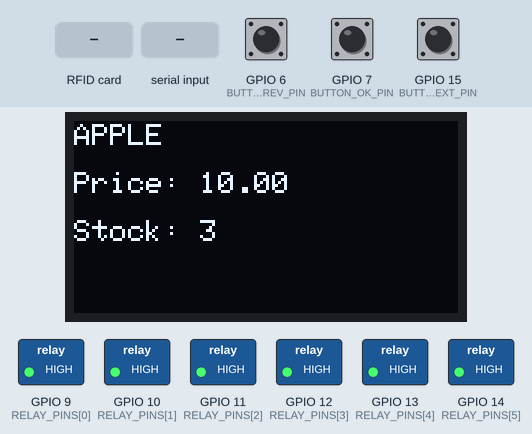
Bench run of a sketch on a simulated ESP32-S3. Parts: 128×64 one-colour display, switched loads named in the sketch (green lamp = pin HIGH). The test bench sets the inputs (shaded band); at power-on: GPIO 7 (BUTTON_OK_PIN) HIGH, GPIO 15 (BUTTON_NEXT_PIN) HIGH, GPIO 6 (BUTTON_PREV_PIN) HIGH.

Above: at 1.3 s.
1.4 s: RFID card 5E 7A 19 C4 held to the reader
At 4.2 s:
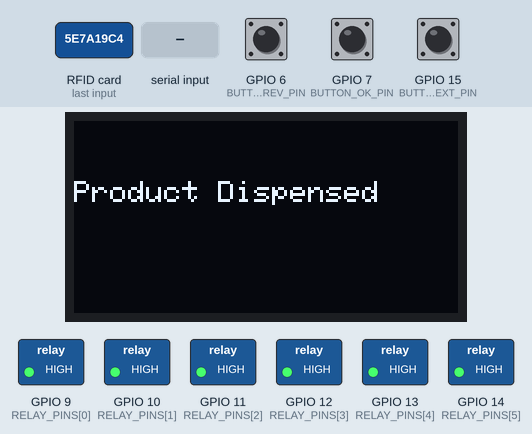
4.4 s: GPIO 7 (BUTTON_OK_PIN) pulled LOW for 3.2 s
At 8.9 s:
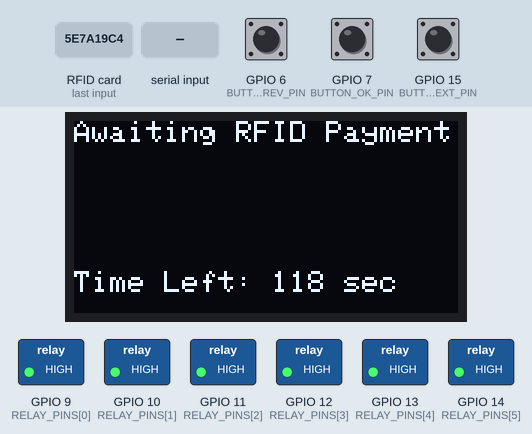
10.0 s: GPIO 15 (BUTTON_NEXT_PIN) pulled LOW for 1 s
At 12.3 s:
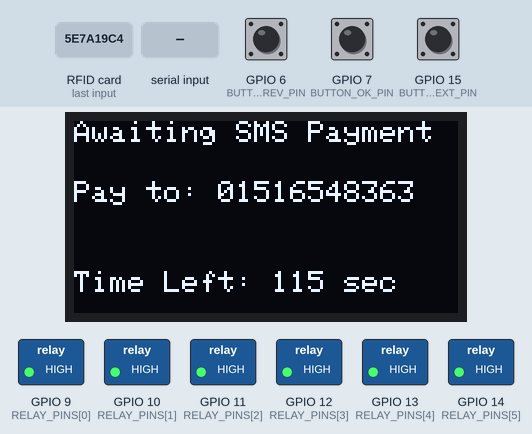
12.5 s: "You have received\n" received over the second serial link
At 13.5 s:
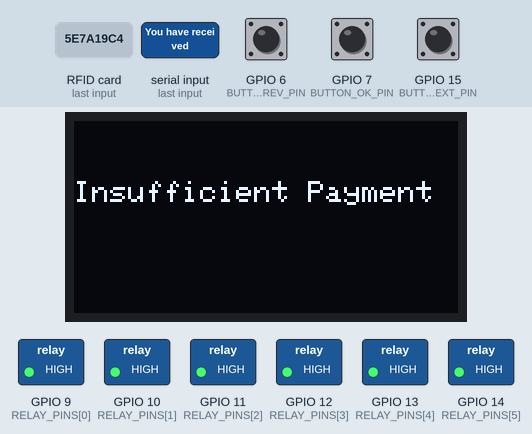
15.5 s: GPIO 7 (BUTTON_OK_PIN) pulled LOW for 0.15 s
At 16.4 s:
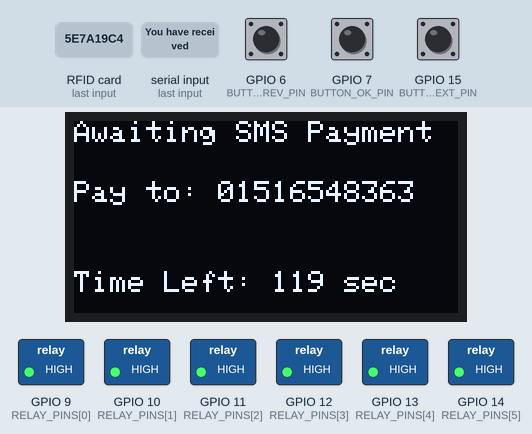
17.3 s: GPIO 15 (BUTTON_NEXT_PIN) pulled LOW for 0.15 s
At 18.4 s:
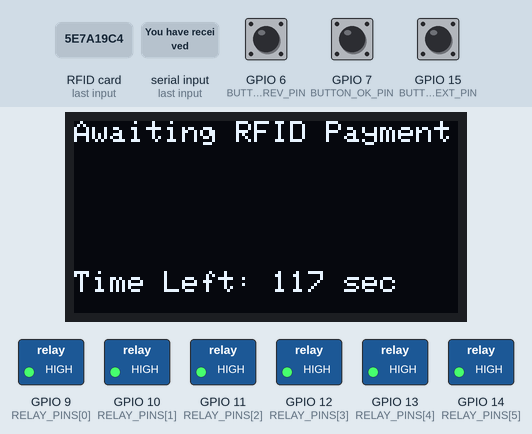
Timing chart, 0 to 20.3 s (numbered marks = the images above; inputs shaded):
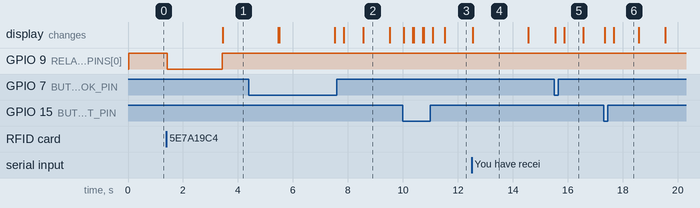

The sketch:

sketch_jan16c.ino
```cpp
#include <Wire.h>
#include <Adafruit_GFX.h>
#include <Adafruit_SSD1306.h>
#include <SPI.h>
#include <MFRC522.h>
#include <HardwareSerial.h>

// OLED Display Configurations
#define SCREEN_WIDTH 128
#define SCREEN_HEIGHT 64
#define OLED_RESET    -1
Adafruit_SSD1306 display(SCREEN_WIDTH, SCREEN_HEIGHT, &Wire, OLED_RESET);

// Buttons
#define BUTTON_PREV_PIN  6  // Previous button
#define BUTTON_OK_PIN    7  // OK button
#define BUTTON_NEXT_PIN  15 // Next button

// Relay pins
const int RELAY_PINS[] = {9, 10, 11, 12, 13, 14};

// RFID pins
#define SS_PIN 1
#define RST_PIN 40
#define SCK_PIN 2
#define MOSI_PIN 42
#define MISO_PIN 41
MFRC522 mfrc522(SS_PIN, RST_PIN);

// HardwareSerial for SIM900A
HardwareSerial mySerial(1);

// Products
struct Product {
  const char* name;
  float price;
  int stock;
};

Product products[] = {
  {"APPLE", 10.0, 3},
  {"COCACOLA", 20.0, 3},
  {"SPRITE", 30.0, 3},
  {"PRIME", 40.0, 3},
  {"7UP", 50.0, 3},
};

int currentIndex = 0;
bool smsMode = false; // Payment mode: false = RFID, true = SMS
bool waitingForPayment = false;
unsigned long relayOnTime = 2000;
unsigned long paymentStartTime = 0;
const unsigned long paymentTimeout = 120000; // 120 seconds in milliseconds

// SMS Payment Variables
String incomingSMS = "";
String senderPhone = "";
float receivedAmount = 0.0;
const char* paymentNumber = "01516548363"; // Display payment number for manual payment

// Function prototypes
void updateDisplay();
void previousProduct();
void nextProduct();
void selectPaymentMethod();
void startPaymentProcess();
void updatePaymentDisplay();
void processPayment(String message);
void dispenseProduct();
void verifyRFIDPayment(String cardUID);

void updateDisplay() {
  display.clearDisplay();
  Product currentProduct = products[currentIndex];
  display.setTextSize(1);
  display.setTextColor(SSD1306_WHITE);
  display.setCursor(0, 1);
  display.println(currentProduct.name);
  display.print("\nPrice: ");
  display.println(currentProduct.price);
  display.print("\nStock: ");
  display.println(currentProduct.stock);
  display.display();
}

void previousProduct() {
  if (currentIndex > 0) {
    currentIndex--;
    updateDisplay();
    // Reset the payment timer if we're going back
    if (waitingForPayment) {
      waitingForPayment = false;
      display.clearDisplay();
      display.setCursor(0, 20);
      display.println("Payment Canceled");
      display.display();
      delay(2000);
      updateDisplay();  // Return to the product display
    }
  }
}

void nextProduct() {
  if (currentIndex < 4) {
    currentIndex++;
    updateDisplay();
  }
}

void selectPaymentMethod() {
  smsMode = !smsMode; // Toggle payment mode
  display.clearDisplay();
  display.setCursor(0, 0);
  if (smsMode) {
    display.println("Manual SMS Mode");
    display.setCursor(0, 20);
    display.println("Pay to:");
    display.setCursor(0, 40);
    display.print(paymentNumber);
  } else {
    display.println("RFID Payment Mode");
    display.setCursor(0, 20);
    display.println("Scan your card");
  }
  display.display();
}

void startPaymentProcess() {
  if (products[currentIndex].stock <= 0) {
    display.clearDisplay();
    display.setCursor(0, 20);
    display.println("Out of Stock!");
    display.display();
    delay(2000);
    return;
  }

  paymentStartTime = millis();
  waitingForPayment = true;

  display.clearDisplay();
  display.setCursor(0, 0);
  if (smsMode) {
    display.println("Awaiting SMS Payment");
    display.setCursor(0, 20);
    display.println("Pay to:");
    display.setCursor(0, 40);
    display.print(paymentNumber);
  } else {
    display.println("Ready for RFID Payment");
    display.setCursor(0, 20);
    display.println("Scan your card");
  }
  display.display();
}

void updatePaymentDisplay() {
  unsigned long elapsedTime = millis() - paymentStartTime;
  unsigned long remainingTime = (paymentTimeout - elapsedTime) / 1000;

  display.clearDisplay();
  display.setCursor(0, 0);
  if (smsMode) {
    display.println("Awaiting SMS Payment");
    display.setCursor(0, 20);
    display.print("Pay to: ");
    display.print(paymentNumber);
  } else {
    display.println("Awaiting RFID Payment");
  }
  display.setCursor(0, 50);
  display.print("Time Left: ");
  display.print(remainingTime);
  display.print(" sec");
  display.display();
}

void dispenseProduct() {
  Product& currentProduct = products[currentIndex];
  int relayIndex = currentIndex;

  digitalWrite(RELAY_PINS[relayIndex], LOW);
  delay(relayOnTime);
  digitalWrite(RELAY_PINS[relayIndex], HIGH);

  currentProduct.stock--;

  display.clearDisplay();
  display.setCursor(0, 20);
  display.println("Product Dispensed");
  display.display();
  delay(2000);

  updateDisplay();
}

void verifyRFIDPayment(String cardUID) {
  // Accept any RFID card
  dispenseProduct();
  waitingForPayment = false;

  display.clearDisplay();
  display.setCursor(0, 20);
  display.println("Card Accepted!");
  display.display();
  delay(2000);
}

void processPayment(String message) {
  int amountStart = message.indexOf("Tk") + 3;
  int amountEnd = message.indexOf(" ", amountStart);
  String amountStr = message.substring(amountStart, amountEnd);
  receivedAmount = amountStr.toFloat();

  if (receivedAmount >= products[currentIndex].price) {
    dispenseProduct();
    waitingForPayment = false;
  } else {
    display.clearDisplay();
    display.setCursor(0, 20);
    display.println("Insufficient Payment");
    display.display();
    delay(2000);
  }
}

void setup() {
  Serial.begin(115200);
  mySerial.begin(9600, SERIAL_8N1, 16, 17);

  Wire.begin(5, 4);
  if (!display.begin(SSD1306_SWITCHCAPVCC, 0x3C)) {
    while (1);
  }

  pinMode(BUTTON_PREV_PIN, INPUT_PULLUP);
  pinMode(BUTTON_OK_PIN, INPUT_PULLUP);
  pinMode(BUTTON_NEXT_PIN, INPUT_PULLUP);

  for (int i = 0; i < 6; i++) {
    pinMode(RELAY_PINS[i], OUTPUT);
    digitalWrite(RELAY_PINS[i], HIGH);
  }

  SPI.begin(SCK_PIN, MISO_PIN, MOSI_PIN, SS_PIN);
  mfrc522.PCD_Init();
  updateDisplay();
}

void loop() {
  if (digitalRead(BUTTON_PREV_PIN) == LOW) {
    previousProduct();
    delay(300);
  }
  if (digitalRead(BUTTON_OK_PIN) == LOW) {
    startPaymentProcess();
    delay(300);
  }
  if (digitalRead(BUTTON_NEXT_PIN) == LOW) {
    selectPaymentMethod();
    delay(300);
  }

  if (waitingForPayment) {
    unsigned long elapsedTime = millis() - paymentStartTime;
    if (elapsedTime >= paymentTimeout) {
      waitingForPayment = false;
      display.clearDisplay();
      display.setCursor(0, 20);
      display.println("Payment Timeout!");
      display.display();
      delay(2000);
      updateDisplay();
    } else {
      updatePaymentDisplay();
    }
  }

  if (!smsMode && mfrc522.PICC_IsNewCardPresent() && mfrc522.PICC_ReadCardSerial()) {
    String cardUID = "";
    for (byte i = 0; i < mfrc522.uid.size; i++) {
      cardUID += String(mfrc522.uid.uidByte[i], HEX);
    }
    verifyRFIDPayment(cardUID);
    mfrc522.PICC_HaltA();
  }
///// rfid card working proper ly
  while (mySerial.available()) {
    char c = mySerial.read();
    incomingSMS += c;
    if (c == '\n' && incomingSMS.indexOf("You have received") >= 0) {
      processPayment(incomingSMS);
      incomingSMS = "";
    }
    if (incomingSMS.length() > 500) {
      incomingSMS = "";
    }
  }
}
```

Measured:
- after the input at 1.4 s, GPIO 9 (RELAY_PINS[0]): HIGH → LOW at once, → HIGH 2.0 s later; the display: changes after 2.0 s (image 1)
- after the input at 4.4 s, the display: first differs from a run without the input after 3.1 s (image 2 shows a later state)
- after the input at 10.0 s, the display: first changes at once (image 3 shows a later state)
- after the input at 12.5 s, the display: changes at once (image 4)
- after the input at 15.5 s, the display: first changes after 0.05 s (image 5 shows a later state)
- after the input at 17.3 s, the display: first changes at once (image 6 shows a later state)
- what the display in image 2 shows lasts 0.9 s, from 8.6 s to 9.5 s
